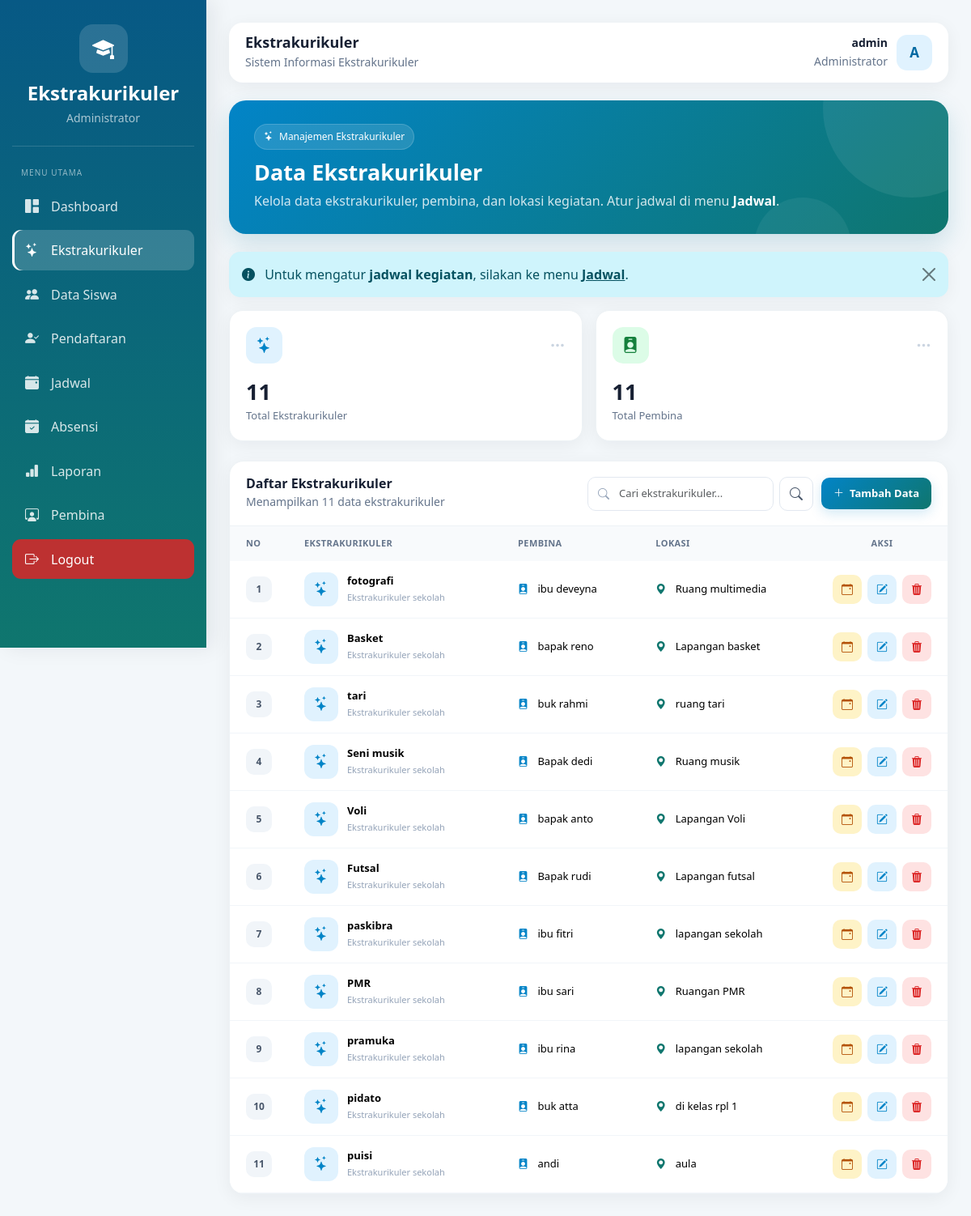
/admin/ekstrakurikuler.php (signed in), run on the app's committed database.
### tables this page shows
CREATE TABLE `ekstrakurikuler` (
  `id` int(11) NOT NULL,
  `nama_ekskul` varchar(100) NOT NULL,
  `deskripsi` text DEFAULT NULL,
  `pembina` varchar(100) DEFAULT NULL,
  `jadwal` varchar(100) DEFAULT NULL,
  `lokasi` varchar(100) DEFAULT NULL,
  `created_at` timestamp NOT NULL DEFAULT current_timestamp()
);

### admin/ekstrakurikuler.php (the view, shortened to what this page needs)
<?php
require_once __DIR__ . "/../config/config.php";
$namaAdmin = $_SESSION['nama'] ?? "Administrator";
$inisial   = strtoupper(substr(trim($namaAdmin), 0, 1));
$cari = trim($_GET['cari'] ?? "");
$dataEkskul = false;
if ($cari !== "") {
    $keyword = "%" . $cari . "%";
    $stmt = mysqli_prepare($conn,
        "SELECT * FROM ekstrakurikuler
         WHERE nama_ekskul LIKE ?
            OR pembina LIKE ?
            OR lokasi LIKE ?
         ORDER BY id DESC");
    if ($stmt) {
        mysqli_stmt_bind_param($stmt, "sss", $keyword, $keyword, $keyword);
        mysqli_stmt_execute($stmt);
        $dataEkskul = mysqli_stmt_get_result($stmt);
    }
} else {
    $dataEkskul = mysqli_query($conn,
        "SELECT * FROM ekstrakurikuler ORDER BY id DESC");
}
$rowsEkskul = [];
if ($dataEkskul) {
    while ($r = mysqli_fetch_assoc($dataEkskul)) {
        $rowsEkskul[] = $r;
    }
}
$totalData = count($rowsEkskul);
?>
<!DOCTYPE html>
<html lang="id">
<head>
<link href="https://cdn.jsdelivr.net/npm/bootstrap@5.3.3/dist/css/bootstrap.min.css" rel="stylesheet">
<link href="https://cdn.jsdelivr.net/npm/bootstrap-icons@1.11.3/font/bootstrap-icons.css" rel="stylesheet">
</head>
<body>
<div class="sidebar">
    <div class="brand">
        <div class="brand-icon"><i class="bi bi-mortarboard-fill"></i></div>
        <h4>Ekstrakurikuler</h4>
        <small>Administrator</small>
    </div>
    <div class="menu-title">Menu Utama</div>
    <a href="dashboard_admin.php"><i class="bi bi-grid-1x2-fill"></i><span>Dashboard</span></a>
    <a href="ekstrakurikuler.php" class="active"><i class="bi bi-stars"></i><span>Ekstrakurikuler</span></a>
    <a href="data_siswa.php"><i class="bi bi-people-fill"></i><span>Data Siswa</span></a>
    <a href="pendaftaran.php"><i class="bi bi-person-check-fill"></i><span>Pendaftaran</span></a>
    <a href="jadwal.php"><i class="bi bi-calendar-event-fill"></i><span>Jadwal</span></a>
    <a href="absensi.php"><i class="bi bi-calendar-check-fill"></i><span>Absensi</span></a>
    <a href="laporan.php"><i class="bi bi-bar-chart-fill"></i><span>Laporan</span></a>
    <a href="pembina.php"><i class="bi bi-person-workspace"></i><span>Pembina</span></a>
    <div class="logout">
        <a href="../logout.php"><i class="bi bi-box-arrow-right"></i><span>Logout</span></a>
    </div>
</div>
<div class="content">
    <div class="topbar">
        <div class="topbar-title">
            <h5>Ekstrakurikuler</h5>
            <small>Sistem Informasi Ekstrakurikuler</small>
        </div>
        <div class="admin-area">
            <div class="admin-info">
                <strong><?= htmlspecialchars($namaAdmin); ?></strong>
                <small>Administrator</small>
            </div>
            <div class="admin-avatar"><?= htmlspecialchars($inisial); ?></div>
        </div>
    </div>
    <div class="welcome">
        <div class="welcome-content">
            <div class="welcome-badge">
                <i class="bi bi-stars"></i>
                Manajemen Ekstrakurikuler
            </div>
            <h2>Data Ekstrakurikuler</h2>
            <p>
                Kelola data ekstrakurikuler, pembina, dan lokasi kegiatan.
                Atur jadwal di menu <strong style="color:#fff;">Jadwal</strong>.
            </p>
        </div>
    </div>
    <div class="alert alert-info alert-dismissible fade show alert-custom" role="alert">
        <i class="bi bi-info-circle-fill me-2"></i>
        Untuk mengatur <strong>jadwal kegiatan</strong>, silakan ke menu
        <a href="jadwal.php" class="alert-link">Jadwal</a>.
        <button type="button" class="btn-close" data-bs-dismiss="alert"></button>
    </div>
    <div class="row g-3 mb-4">
        <div class="col-xl col-md-6">
            <div class="stat-card">
                <div class="stat-top">
                    <div class="stat-icon icon-blue"><i class="bi bi-stars"></i></div>
                    <div class="stat-arrow"><i class="bi bi-three-dots"></i></div>
                </div>
                <div class="stat-number"><?= $totalData; ?></div>
                <div class="stat-label">Total Ekstrakurikuler</div>
            </div>
        </div>
        <div class="col-xl col-md-6">
            <div class="stat-card">
                <div class="stat-top">
                    <div class="stat-icon icon-green"><i class="bi bi-person-badge-fill"></i></div>
                    <div class="stat-arrow"><i class="bi bi-three-dots"></i></div>
                </div>
                <div class="stat-number">
                    <?php
                    $totalPembinaUnik = 0;
                    $sudahHitung = [];
                    foreach ($rowsEkskul as $r) {
                        $p = trim($r['pembina'] ?? '');
                        if ($p !== '' && !in_array($p, $sudahHitung, true)) {
                            $sudahHitung[] = $p;
                            $totalPembinaUnik++;
                        }
                    }
                    echo $totalPembinaUnik;
                    ?>
                </div>
                <div class="stat-label">Total Pembina</div>
            </div>
        </div>
    </div>
    <div class="section-card">
        <div class="section-header">
            <div>
                <h5>Daftar Ekstrakurikuler</h5>
                <small>Menampilkan <?= $totalData; ?> data ekstrakurikuler</small>
            </div>
            <div class="search-area">
                <form method="GET" class="search-form">
                    <div class="search-wrap">
                        <i class="bi bi-search"></i>
                        <input type="text" name="cari" class="form-control"
                               placeholder="Cari ekstrakurikuler..."
                               value="<?= htmlspecialchars($cari); ?>">
                    </div>
                    <button type="submit" class="btn-search" title="Cari">
                        <i class="bi bi-search"></i>
                    </button>
                </form>
                <button type="button" class="btn-add"
                        data-bs-toggle="modal" data-bs-target="#modalTambah">
                    <i class="bi bi-plus-lg"></i>
                    Tambah Data
                </button>
            </div>
        </div>
        <div class="table-responsive">
            <table class="table">
                <thead>
                    <tr>
                        <th style="width:60px;">No</th>
                        <th>Ekstrakurikuler</th>
                        <th>Pembina</th>
                        <th>Lokasi</th>
                        <th style="width:150px;" class="text-center">Aksi</th>
                    </tr>
                </thead>
                <tbody>
                <?php if ($totalData > 0): ?>
                    <?php $no = 1; foreach ($rowsEkskul as $row): ?>
                    <tr>
                        <td>
                            <div class="number-box"><?= $no++; ?></div>
                        </td>
                        <td>
                            <div class="nama-ekskul">
                                <div class="ekskul-icon">
                                    <i class="bi bi-stars"></i>
                                </div>
                                <div>
                                    <strong><?= htmlspecialchars($row['nama_ekskul']); ?></strong>
                                    <small>Ekstrakurikuler sekolah</small>
                                </div>
                            </div>
                        </td>
                        <td>
                            <i class="bi bi-person-badge-fill me-2" style="color:#0284c7;"></i>
                            <?= htmlspecialchars($row['pembina']); ?>
                        </td>
                        <td>
                            <i class="bi bi-geo-alt-fill me-2" style="color:#0f766e;"></i>
                            <?= htmlspecialchars($row['lokasi']); ?>
                        </td>
                        <td class="text-center">
                            <div class="action-buttons justify-content-center">
                                <a href="jadwal.php?ekskul=<?= (int)$row['id']; ?>"
                                   class="btn-action btn-jadwal" title="Lihat Jadwal">
                                    <i class="bi bi-calendar-event"></i>
                                </a>
                                <button type="button" class="btn-action btn-edit" title="Edit"
                                        data-bs-toggle="modal"
                                        data-bs-target="#modalEdit<?= $row['id']; ?>">
                                    <i class="bi bi-pencil-square"></i>
                                </button>
                                <a href="ekstrakurikuler.php?hapus=<?= $row['id']; ?>"
                                   class="btn-action btn-delete" title="Hapus"
                                   onclick="return confirm('Apakah Anda yakin ingin menghapus data ekstrakurikuler ini?');">
                                    <i class="bi bi-trash3-fill"></i>
                                </a>
                            </div>
                        </td>
                    </tr>
                    <?php endforeach; ?>
                <?php endif; ?>
                </tbody>
            </table>
        </div>
    </div>
</div>
</body>
</html>

### data on the page
ekstrakurikuler: nama_ekskul "fotografi", pembina "ibu deveyna", lokasi "Ruang multimedia"
ekstrakurikuler: nama_ekskul "Basket", pembina "bapak reno", lokasi "Lapangan basket"
ekstrakurikuler: nama_ekskul "tari", pembina "buk rahmi", lokasi "ruang tari"
ekstrakurikuler: nama_ekskul "Seni musik", pembina "Bapak dedi", lokasi "Ruang musik"
ekstrakurikuler: nama_ekskul "Voli", pembina "bapak anto", lokasi "Lapangan Voli"
ekstrakurikuler: nama_ekskul "Futsal", pembina "Bapak rudi", lokasi "Lapangan futsal"
ekstrakurikuler: nama_ekskul "paskibra", pembina "ibu fitri", lokasi "lapangan sekolah"
ekstrakurikuler: nama_ekskul "PMR", pembina "ibu sari", lokasi "Ruangan PMR"
ekstrakurikuler: nama_ekskul "pramuka", pembina "ibu rina", lokasi "lapangan sekolah"
ekstrakurikuler: nama_ekskul "pidato", pembina "buk atta", lokasi "di kelas rpl 1"
ekstrakurikuler: nama_ekskul "puisi", pembina "andi", lokasi "aula"

### other printed values
$namaAdmin "admin"
$inisial "A"
$totalData "11"
$totalPembinaUnik "11"
